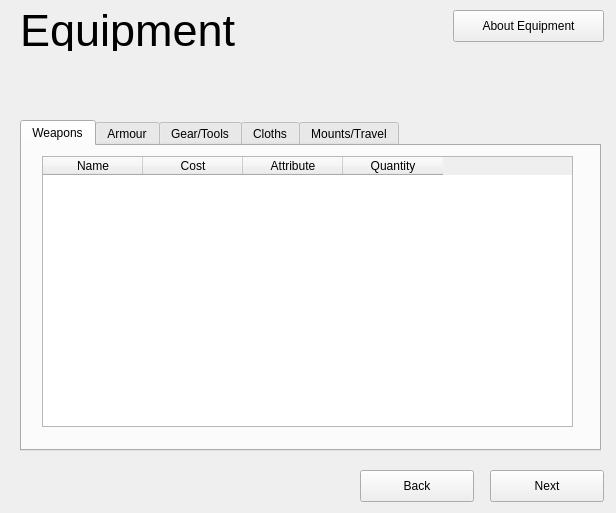
<?xml version="1.0" encoding="UTF-8"?>
<ui version="4.0">
 <class>Equipment</class>
 <widget class="QWidget" name="Equipment">
  <property name="geometry">
   <rect>
    <x>0</x>
    <y>0</y>
    <width>616</width>
    <height>513</height>
   </rect>
  </property>
  <property name="windowTitle">
   <string>Form</string>
  </property>
  <widget class="QPushButton" name="btnAboutClasses">
   <property name="geometry">
    <rect>
     <x>453</x>
     <y>10</y>
     <width>151</width>
     <height>32</height>
    </rect>
   </property>
   <property name="text">
    <string>About Equipment</string>
   </property>
  </widget>
  <widget class="QTabWidget" name="tabWidget">
   <property name="geometry">
    <rect>
     <x>20</x>
     <y>120</y>
     <width>581</width>
     <height>331</height>
    </rect>
   </property>
   <property name="currentIndex">
    <number>0</number>
   </property>
   <widget class="QWidget" name="tabStr">
    <attribute name="title">
     <string>Weapons</string>
    </attribute>
    <widget class="QTableWidget" name="tableWidget">
     <property name="geometry">
      <rect>
       <x>20</x>
       <y>10</y>
       <width>531</width>
       <height>271</height>
      </rect>
     </property>
     <column>
      <property name="text">
       <string>Name</string>
      </property>
     </column>
     <column>
      <property name="text">
       <string>Cost</string>
      </property>
     </column>
     <column>
      <property name="text">
       <string>Attribute</string>
      </property>
     </column>
     <column>
      <property name="text">
       <string>Quantity</string>
      </property>
     </column>
    </widget>
   </widget>
   <widget class="QWidget" name="tabDexerity">
    <attribute name="title">
     <string>Armour</string>
    </attribute>
    <widget class="QTableWidget" name="tableWidget_2">
     <property name="geometry">
      <rect>
       <x>20</x>
       <y>10</y>
       <width>531</width>
       <height>271</height>
      </rect>
     </property>
     <column>
      <property name="text">
       <string>Name</string>
      </property>
     </column>
     <column>
      <property name="text">
       <string>Cost</string>
      </property>
     </column>
     <column>
      <property name="text">
       <string>Attribute</string>
      </property>
     </column>
     <column>
      <property name="text">
       <string>Quantity</string>
      </property>
     </column>
    </widget>
   </widget>
   <widget class="QWidget" name="tabConstruction">
    <attribute name="title">
     <string>Gear/Tools</string>
    </attribute>
    <widget class="QTableWidget" name="tableWidget_3">
     <property name="geometry">
      <rect>
       <x>20</x>
       <y>10</y>
       <width>531</width>
       <height>271</height>
      </rect>
     </property>
     <column>
      <property name="text">
       <string>Name</string>
      </property>
     </column>
     <column>
      <property name="text">
       <string>Cost</string>
      </property>
     </column>
     <column>
      <property name="text">
       <string>Attribute</string>
      </property>
     </column>
     <column>
      <property name="text">
       <string>Quantity</string>
      </property>
     </column>
    </widget>
   </widget>
   <widget class="QWidget" name="tabIntelligence">
    <attribute name="title">
     <string>Cloths</string>
    </attribute>
    <widget class="QTableWidget" name="tableWidget_4">
     <property name="geometry">
      <rect>
       <x>20</x>
       <y>10</y>
       <width>531</width>
       <height>271</height>
      </rect>
     </property>
     <column>
      <property name="text">
       <string>Name</string>
      </property>
     </column>
     <column>
      <property name="text">
       <string>Cost</string>
      </property>
     </column>
     <column>
      <property name="text">
       <string>Attribute</string>
      </property>
     </column>
     <column>
      <property name="text">
       <string>Quantity</string>
      </property>
     </column>
    </widget>
   </widget>
   <widget class="QWidget" name="tabWizdom">
    <attribute name="title">
     <string>Mounts/Travel</string>
    </attribute>
    <widget class="QTableWidget" name="tableWidget_5">
     <property name="geometry">
      <rect>
       <x>20</x>
       <y>10</y>
       <width>531</width>
       <height>271</height>
      </rect>
     </property>
     <column>
      <property name="text">
       <string>Name</string>
      </property>
     </column>
     <column>
      <property name="text">
       <string>Cost</string>
      </property>
     </column>
     <column>
      <property name="text">
       <string>Attribute</string>
      </property>
     </column>
     <column>
      <property name="text">
       <string>Quantity</string>
      </property>
     </column>
    </widget>
   </widget>
  </widget>
  <widget class="QPushButton" name="btnBack">
   <property name="geometry">
    <rect>
     <x>360</x>
     <y>470</y>
     <width>114</width>
     <height>32</height>
    </rect>
   </property>
   <property name="text">
    <string>Back</string>
   </property>
  </widget>
  <widget class="QLabel" name="lblTitle">
   <property name="geometry">
    <rect>
     <x>20</x>
     <y>10</y>
     <width>241</width>
     <height>41</height>
    </rect>
   </property>
   <property name="font">
    <font>
     <family>Arial</family>
     <pointsize>34</pointsize>
    </font>
   </property>
   <property name="text">
    <string>Equipment</string>
   </property>
  </widget>
  <widget class="QPushButton" name="btnNext">
   <property name="geometry">
    <rect>
     <x>490</x>
     <y>470</y>
     <width>114</width>
     <height>32</height>
    </rect>
   </property>
   <property name="text">
    <string>Next</string>
   </property>
  </widget>
 </widget>
 <resources/>
 <connections/>
</ui>
